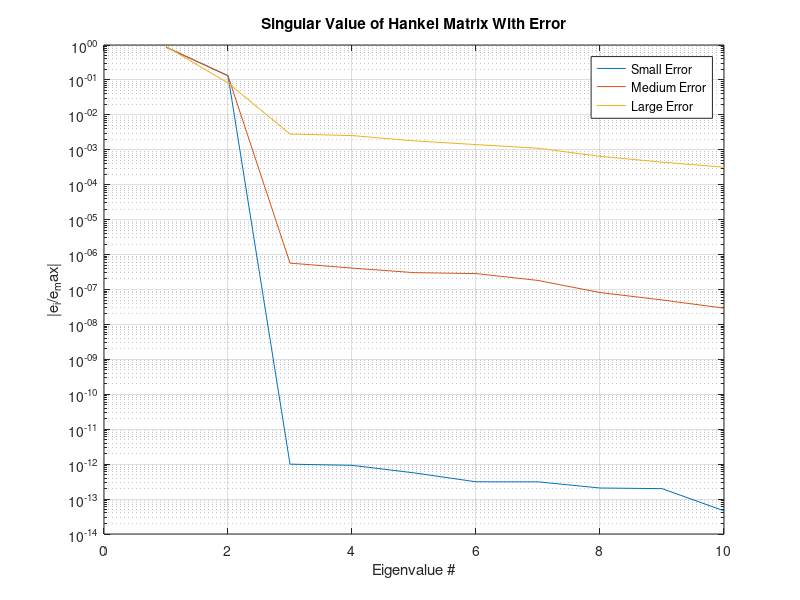
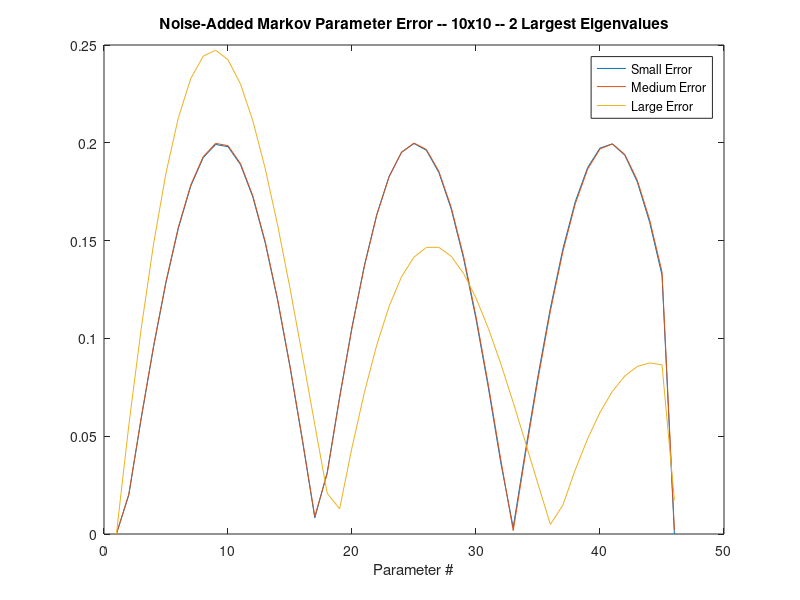
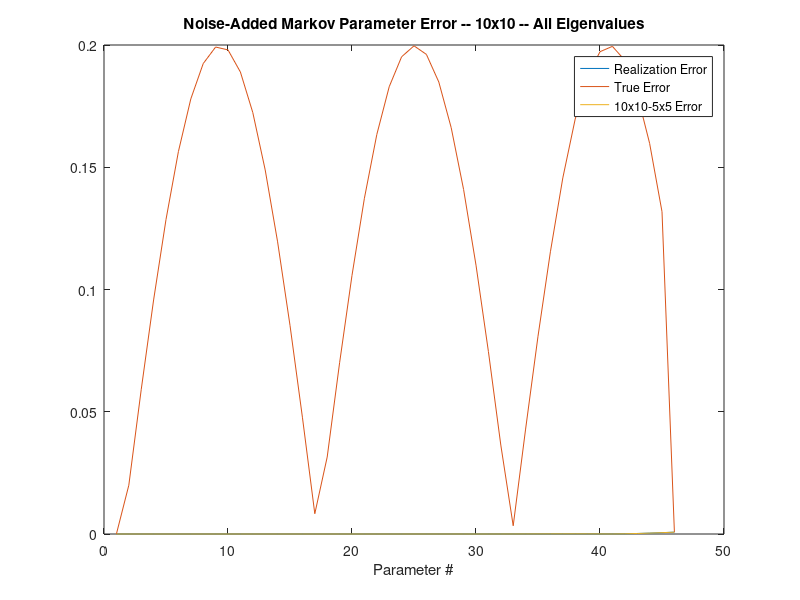

These figures' MATLAB source, in order:
%% Homework 5



%% Problem 1
% Starting with a spring-mass system of Homework 1, generate the same discrete-time state-space
% model with a sampling interval of 0.2 sec. Use position of the mass as your measured output
% variable.

clear
A = [0 1
    -1 0];
B = [0; 1];
C = [1 0];
D = 0;
dt = 0.2;
syst = c2d(ss(A,B,C,D),dt);
%%
% 
%  The system will be stored in the syst variable.
% 

%% Problem 2
% Form the smallest size Hankel matrices H(0) and H(1) that would allow you to recover a realization
% of A,B,C correctly. Check your results by generating the Markov parameters from your realized
% A,B,C and compare them to the true Markov parameters. 

n = 45;
q = 1;
r = 1;
alph = 3;
bet = 3;

MP = zeros(1,n+1);
MP(1) = syst.D;
for i=1:n
    MP(i+1) = syst.C*syst.A^(i-1)*syst.B;
end


H_0 = hankel(MP(2:alph+1),MP(alph+1:alph+bet));
H_1 = hankel(MP(3:alph+2),MP(alph+2:alph+bet+1));

[U,S,V] = svd(H_0);
sing_n = diag(S(S>1e-13));

n_e = length(nonzeros(sing_n));

Un = U(:, 1:n_e);
Vn = V(:, 1:n_e);


A_r = sing_n^-0.5*Un'*H_1*Vn*sing_n^-0.5;
B_0 = sing_n^0.5*Vn';
B_r = B_0(:,1:r);
C_0 = Un*sing_n^0.5;
C_r = C_0(1:q,:);


MP_r_5 = zeros(1,n+1);
MP_r_5(1) = 0;
for j=1:n
    MP_r_5(j+1) = C_r*A_r^(j-1)*B_r;
end

figure

semilogy(abs(MP - MP_r_5));
title('Markov Parameter Error, Minimum Realization')

%% Problem 3
% Repeat (2) but this time work with ?larger size? Hankel matrices H(0) and H(1), say make them 10-
% by-10. You should see the zero singular values this time. Confirm that you can still recover a set of
% A,B,C of the minimum order from the larger size Hankel matrices. This is particularly useful
% because we don?t usually know what the true order of the system is in advance. The Hankel matrix
% would tell us what the true order is. Again, confirm that your realization is correct by comparing
% the Markov parameters from the realization to the true Markov parameters.
% 
% 

alph = 10;
bet = 10;
H_0 = hankel(MP(2:alph+1),MP(alph+1:alph+bet));
H_1 = hankel(MP(3:alph+2),MP(alph+2:alph+bet+1));

[U,S,V] = svd(H_0);
sing_n = diag(S(S>1e-93));

n_e = length(nonzeros(sing_n));

Un = U(:, 1:n_e);
Vn = V(:, 1:n_e);


A_r = sing_n^-0.5*Un'*H_1*Vn*sing_n^-0.5;
B_0 = sing_n^0.5*Vn';
B_r = B_0(:,1:r);
C_0 = Un*sing_n^0.5;
C_r = C_0(1:q,:);


MP_r = zeros(1,n+1);
MP_r(1) = 0;
for j=1:n
    MP_r(j+1) = C_r*A_r^(j-1)*B_r;
end

semilogy(abs(MP - MP_r));
title('Markov Parameter Error, Non-Minimum Realization')



%% Problem 4
% What one hopes to see is 2 significant singular
% values followed by 8 much smaller singular values. Thus we can still tell that the true order of the
% system is 2, and we can just keep the 2 larger singular values to obtain a realization of order 2 after
% throwing out the 8 singular values associated with errors in the Markov parameters. First, see for
% yourself how sensitive this expected sharp drop in singular values is when the Markov parameters
% are slightly in error. Show plots of the singular values (on semi-log scale) for various cases (small
% error, medium error, large error, etc.)


x1 = 0.000001;
x2 = 0.001;
x3 = .1;

%%
% 
%  Here, we introduce error as a noise across the entire matrix at magintudes 
%  0.1, 1e-3, 1e-6.
% 


alph = 10;
bet = 10;

MP_s = MP + x1*(rand(size(MP)));
MP_m = MP + x2*(rand(size(MP)));
MP_l = MP + x3*(rand(size(MP)));
H_0_s = hankel(MP_s(2:alph+1),MP_s(alph+1:alph+bet));
H_1_s = hankel(MP_s(3:alph+2),MP_s(alph+2:alph+bet+1));
H_0_m = hankel(MP_m(2:alph+1),MP_m(alph+1:alph+bet));
H_1_m = hankel(MP_m(3:alph+2),MP_m(alph+2:alph+bet+1));
H_0_l = hankel(MP_l(2:alph+1),MP_l(alph+1:alph+bet));
H_1_l = hankel(MP_l(3:alph+2),MP_l(alph+2:alph+bet+1));

[U_s,S_s,V_s] = svd(H_0_s);
sing_n_s = diag(S_s(S_s>1e-93));
[U_m,S_m,V_m] = svd(H_0_m);
sing_n_m = diag(S_m(S_m>1e-93));
[U_l,S_l,V_l] = svd(H_0_l);
sing_n_l = diag(S_l(S_l>1e-93));

semilogy(sing_n_s/max(sing_n_s));
grid on
hold on
semilogy(sing_n_m/max(sing_n_m));
semilogy(sing_n_l/max(sing_n_l));
title('Singular Value of Hankel Matrix With Error')
xlabel('Eigenvalue #');
ylabel('|e_i/e_max|');
legend('Small Error','Medium Error','Large Error');
hold off

%% Problem 5
% Keeping only the two largest singular values, we have the following
% Markov Parameters.

L = 2;




sing_n_s = diag(S_s(find(S_s,L)));
sing_n_m = diag(S_m(find(S_m,L)));
sing_n_l = diag(S_l(find(S_l,L)));

n_e_s = length(nonzeros(sing_n_s));
n_e_m = length(nonzeros(sing_n_m));
n_e_l = length(nonzeros(sing_n_l));


Un_s = U_s(:, 1:n_e_s);
Vn_s = V_s(:, 1:n_e_s);
Un_m = U_m(:, 1:n_e_m);
Vn_m = V_m(:, 1:n_e_m);
Un_l = U_l(:, 1:n_e_l);
Vn_l = V_l(:, 1:n_e_l);



A_r_s = sing_n_s^-0.5*Un_s'*H_1_s*Vn_s*sing_n_s^-0.5;
B_0_s = sing_n_s^0.5*Vn_s';
B_r_s = B_0_s(:,1:r);
C_0_s = Un_s*sing_n_s^0.5;
C_r_s = C_0_s(1:q,:);

A_r_m = sing_n_m^-0.5*Un_m'*H_1_m*Vn_m*sing_n_m^-0.5;
B_0_m = sing_n_m^0.5*Vn_m';
B_r_m = B_0_m(:,1:r);
C_0_m = Un_m*sing_n_m^0.5;
C_r_m = C_0_m(1:q,:);

A_r_l = sing_n_l^-0.5*Un_l'*H_1_l*Vn_l*sing_n_l^-0.5;
B_0_l = sing_n_l^0.5*Vn_l';
B_r_l = B_0_l(:,1:r);
C_0_l = Un_l*sing_n_l^0.5;
C_r_l = C_0_l(1:q,:);


MP = zeros(1,n+1);
MP(1) = syst.D;


MP_r_s = zeros(1,n+1);
MP_r_s(1) = 0;
MP_r_m = zeros(1,n+1);
MP_r_m(1) = 0;
MP_r_l = zeros(1,n+1);
MP_r_l(1) = 0;

for j=1:n
    MP(i+1) = syst.C*syst.A^(i-1)*syst.B;
    MP_r_s(j+1) = C_r_s*A_r_s^(j-1)*B_r_s;
    MP_r_m(j+1) = C_r_m*A_r_m^(j-1)*B_r_m;
    MP_r_l(j+1) = C_r_l*A_r_l^(j-1)*B_r_l;
end

error_s = abs(MP-MP_r_s);
error_m = abs(MP-MP_r_m);
error_l = abs(MP-MP_r_l);
figure
plot(error_s);
hold on
plot(error_m);
plot(error_l);
title('Noise-Added Markov Parameter Error -- 10x10 -- 2 Largest Eigenvalues')
xlabel('Parameter #')
legend('Small Error','Medium Error','Large Error')

%% Problem 6
% If we fail to see a sharp drop in the singular values, then we have no choice but keeping say all of
% them. Your realized A matrix is now 10-by-10, and B is 10-by-1 and C is 1-by-10. We call this a
% non-minimum order realization. Compare the Markov parameters of this non-minimum order
% realization with the true Markov parameters and also with the slightly imperfect Markov parameters
% that you used in the realization. Also compare them with the Markov parameters obtained from the
% minimum order realization in (5) by just keeping the 2 largest singular values. 

L = 10;



sing_n_s = diag(S_s(find(S_s,L)));
sing_n_m = diag(S_m(find(S_m,L)));
sing_n_l = diag(S_l(find(S_l,L)));
n_e_s = length(nonzeros(sing_n_s));
n_e_m = length(nonzeros(sing_n_m));
n_e_l = length(nonzeros(sing_n_l));


Un_s = U_s(:, 1:n_e_s);
Vn_s = V_s(:, 1:n_e_s);
Un_m = U_m(:, 1:n_e_m);
Vn_m = V_m(:, 1:n_e_m);
Un_l = U_l(:, 1:n_e_l);
Vn_l = V_l(:, 1:n_e_l);



A_r_s = sing_n_s^-0.5*Un_s'*H_1_s*Vn_s*sing_n_s^-0.5;
B_0_s = sing_n_s^0.5*Vn_s';
B_r_s = B_0_s(:,1:r);
C_0_s = Un_s*sing_n_s^0.5;
C_r_s = C_0_s(1:q,:);

A_r_m = sing_n_m^-0.5*Un_m'*H_1_m*Vn_m*sing_n_m^-0.5;
B_0_m = sing_n_m^0.5*Vn_m';
B_r_m = B_0_m(:,1:r);
C_0_m = Un_m*sing_n_m^0.5;
C_r_m = C_0_m(1:q,:);

A_r_l = sing_n_l^-0.5*Un_l'*H_1_l*Vn_l*sing_n_l^-0.5;
B_0_l = sing_n_l^0.5*Vn_l';
B_r_l = B_0_l(:,1:r);
C_0_l = Un_l*sing_n_l^0.5;
C_r_l = C_0_l(1:q,:);

for j=1:n
    MP(i+1) = syst.C*syst.A^(i-1)*syst.B;
    MP_r_s(j+1) = C_r_s*A_r_s^(j-1)*B_r_s;
    MP_r_m(j+1) = C_r_m*A_r_m^(j-1)*B_r_m;
    MP_r_l(j+1) = C_r_l*A_r_l^(j-1)*B_r_l;
end

error_s = abs(MP_r_s-MP_s);
error_a = abs(MP_r_s-MP);
error_5 = abs(MP_r_s-MP_r_5);
figure
plot(error_s);
hold on
plot(error_a);
plot(error_5);
title('Noise-Added Markov Parameter Error -- 10x10 -- All Eigenvalues')
xlabel('Parameter #')
legend('Realization Error','True Error','10x10-5x5 Error')

